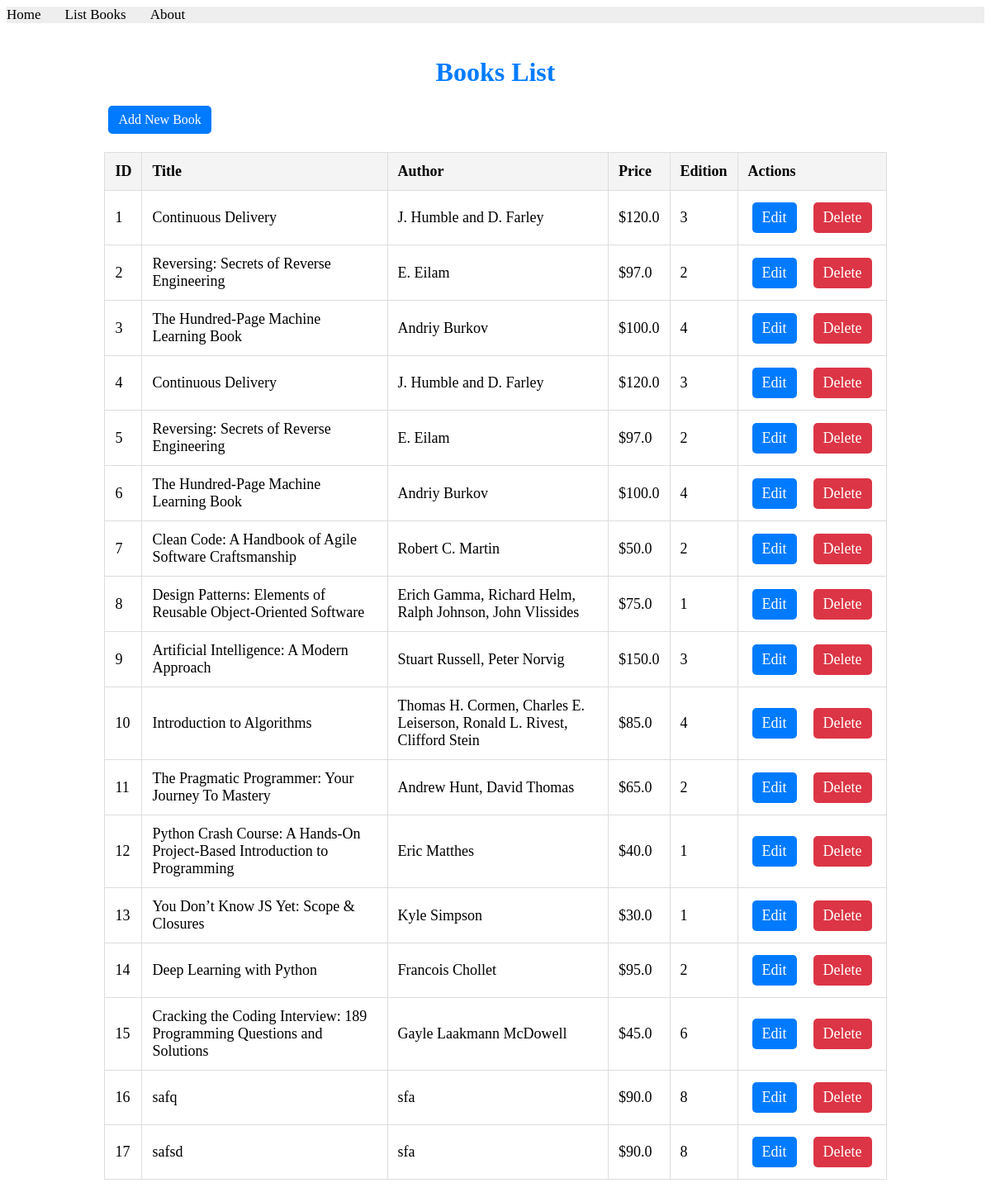
Screenshot of /books/lab9_part1/listbooks/ with the database file from the repository.
### apps/bookmodule/models.py (models this page shows)
class Book(models.Model):
    title = models.CharField(max_length = 50)
    author = models.CharField(max_length = 50)
    price = models.FloatField(default = 0.0)
    edition = models.SmallIntegerField(default = 1)

### apps/bookmodule/views.py (the view)
# urls.py: path('lab9_part1/listbooks/', views.list_books_crud, name='lab9_part1_listbooks'),
def list_books_crud(request):
    books = Book.objects.all()
    return render(request, 'bookmodule/lab9_part1_listbooks.html', {'books': books})

### apps/templates/bookmodule/lab9_part1_listbooks.html (shortened to what this page needs)
{% extends "bookmodule/layouts/base.html" %}
{% block content %}
<div class="container">
    <h1>Books List</h1>
    <a href="{% url 'lab9_part1_addbook' %}" class="btn btn-success">Add New Book</a>
    <table>
        <thead>
            <tr>
                <th>ID</th>
                <th>Title</th>
                <th>Author</th>
                <th>Price</th>
                <th>Edition</th>
                <th>Actions</th>
            </tr>
        </thead>
        <tbody>
            {% for book in books %}
            <tr>
                <td>{{ book.id }}</td>
                <td>{{ book.title }}</td>
                <td>{{ book.author }}</td>
                <td>${{ book.price }}</td>
                <td>{{ book.edition }}</td>
                <td>
                    <div class="btn-group">
                        <a href="{% url 'lab9_part1_editbook' book.id %}" class="btn">Edit</a>
                        <a href="{% url 'lab9_part1_deletebook' book.id %}" class="btn btn-danger">Delete</a>
                    </div>
                </td>
            </tr>
            {% endfor %}
        </tbody>
    </table>
</div>
{% endblock content %}

### apps/static/styles.css (style rules this page uses)
.container { width: 80%; margin: 0 auto; padding: 20px; }
h1 { color: #28a745; text-align: center; margin-bottom: 20px; }
table { width: 100%; border-collapse: collapse; margin: 20px 0; font-size: 18px; text-align: left; }
th, td { padding: 12px; border: 1px solid #ddd; }
th { background-color: #f4f4f4; }
.btn { padding: 8px 12px; color: #fff; background-color: #007bff; text-decoration: none; border-radius: 5px; display: inline-block; margin: 2px 5px; text-align: center; }
.btn-danger { background-color: #dc3545; }
.btn-group { display: flex; gap: 10px; justify-content: center; }
h1 { text-align: center; color: #007bff; }

### rows the page displays
Book: id "1", title "Continuous Delivery", author "J. Humble and D. Farley", price "120.0", edition "3"
Book: id "2", title "Reversing: Secrets of Reverse Engineering", author "E. Eilam", price "97.0", edition "2"
Book: id "3", title "The Hundred-Page Machine Learning Book", author "Andriy Burkov", price "100.0", edition "4"
Book: id "4", title "Continuous Delivery", author "J. Humble and D. Farley", price "120.0", edition "3"
Book: id "5", title "Reversing: Secrets of Reverse Engineering", author "E. Eilam", price "97.0", edition "2"
Book: id "6", title "The Hundred-Page Machine Learning Book", author "Andriy Burkov", price "100.0", edition "4"
Book: id "7", title "Clean Code: A Handbook of Agile Software Craftsmanship", author "Robert C. Martin", price "50.0", edition "2"
Book: id "8", title "Design Patterns: Elements of Reusable Object-Oriented Software", author "Erich Gamma, Richard Helm, Ralph Johnson, John Vlissides", price "75.0", edition "1"
Book: id "9", title "Artificial Intelligence: A Modern Approach", author "Stuart Russell, Peter Norvig", price "150.0", edition "3"
Book: id "10", title "Introduction to Algorithms", author "Thomas H. Cormen, Charles E. Leiserson, Ronald L. Rivest, Clifford Stein", price "85.0", edition "4"
Book: id "11", title "The Pragmatic Programmer: Your Journey To Mastery", author "Andrew Hunt, David Thomas", price "65.0", edition "2"
Book: id "12", title "Python Crash Course: A Hands-On Project-Based Introduction to Programming", author "Eric Matthes", price "40.0", edition "1"
Book: id "13", title "You Don’t Know JS Yet: Scope & Closures", author "Kyle Simpson", price "30.0", edition "1"
Book: id "14", title "Deep Learning with Python", author "Francois Chollet", price "95.0", edition "2"
Book: id "15", title "Cracking the Coding Interview: 189 Programming Questions and Solutions", author "Gayle Laakmann McDowell", price "45.0", edition "6"
Book: id "16", title "safq", author "sfa", price "90.0", edition "8"
Book: id "17", title "safsd", author "sfa", price "90.0", edition "8"
